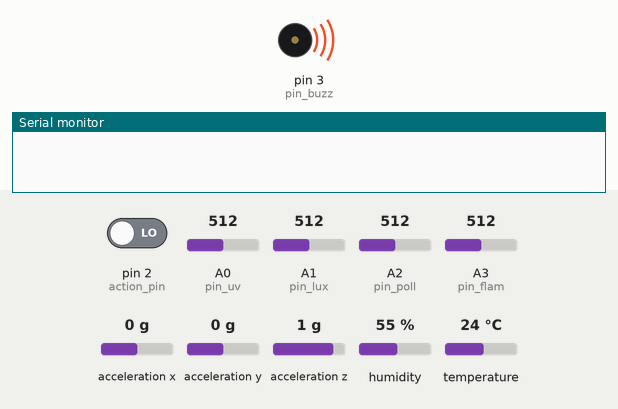
Bench run of a sketch on a simulated Arduino Uno, built with avr-gcc and run on an emulated ATmega328P. Shown: buzzer (waves = sounding), the last lines printed to the serial monitor. The test bench sets the inputs (shaded band); at power-on: A2 (pin_poll) = 512, A3 (pin_flam) = 512, pin 2 (action_pin) LOW, A0 (pin_uv) = 512, A1 (pin_lux) = 512, acceleration x 0 g, acceleration y 0 g, acceleration z 1 g, humidity 55 %, temperature 24 °C.

Above: at 0.01 s.
At 4.3 s:
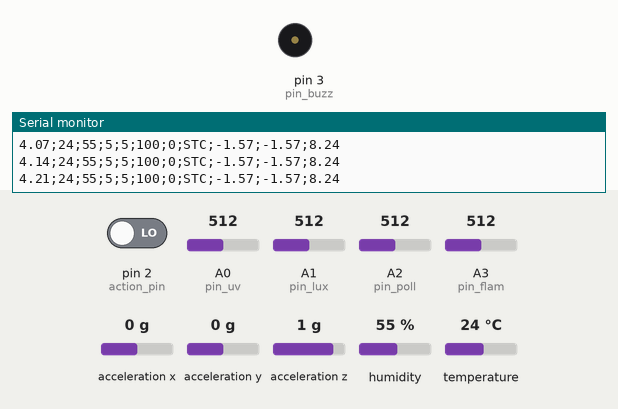
4.4 s: A2 (pin_poll) set to 478
7.4 s: A2 (pin_poll) set to 441
8.9 s: A3 (pin_flam) set to 848
11.9 s: A3 (pin_flam) set to 873
Timing chart, 0 to 14.9 s (numbered marks = the images above; inputs shaded):
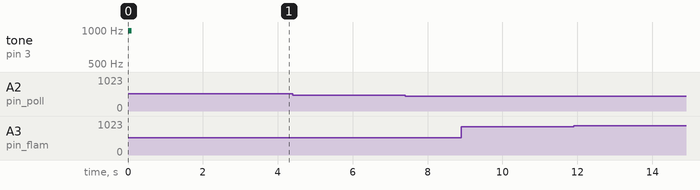

The sketch:

remoteSensorBoard.ino
```cpp
//	2022 Daniel Strebkov
//
//	https://gitlab.com/maddsua/

//	Wireless version with HC-12 UART module

//	Line template:
//	TIME;TEMP;HUM;UV;LUX;AIRQ;FLAM;GX;GY;GZ

#include <Wire.h>
#include <dht11.h>
#include <Adafruit_Sensor.h>
#include <Adafruit_ADXL345_U.h>
#include <SoftwareSerial.h>


#define DHT11_PIN	(4)
#define action_pin	(2)
#define pin_buzz	(3)
#define pin_uv		(A0)
#define pin_lux		(A1)
#define pin_poll	(A2)
#define pin_flam	(A3)

//	calibration constants
const float g_offset = -1.57;
const short airqui_offset = -360;
const short airqui_divider = 1;

const short lpg_offset = -850;
const short lpg_divider = 1;

const short light_offset = 1024;
const short light_divider = 100;

const short uvsense_offset = 0;
const short uvsense_divider = 100;

const short motionsence_timeout = 5;


	//	class inits
	SoftwareSerial Wireless(10, 9);
	dht11 DHT;
	Adafruit_ADXL345_Unified accel = Adafruit_ADXL345_Unified(12345);

//	global vars
short motionsence_delay;
bool motionsence_a, motionsence_b;
bool mov_stable = true;
bool table_mode = true;


void setup() {

	//	uart
	Serial.begin(9600);
	Wireless.begin(9600);

	//pin modes
	pinMode(pin_buzz, OUTPUT);

	//	start ADXL345
	accel.begin();
	accel.setRange(ADXL345_RANGE_16_G);

	//beep soung notification
	tone(pin_buzz, 980);
	delay(100);
	noTone(pin_buzz);
	digitalWrite(pin_buzz, LOW);

}

void loop() {

	//unsigned int device_uptime = millis()/1000;
	float dev_ut_dms = millis()/1000.0;

	//analog sensors read
	short uvlevel = (analogRead(pin_uv) + uvsense_offset)/uvsense_divider;
	short brightness = (light_offset - analogRead(pin_lux))/light_divider;

	short airqui = (analogRead(pin_poll) + airqui_offset)/airqui_divider;
	short flamable = (analogRead(pin_flam) + lpg_offset)/lpg_divider;

	//vibration
	if(!mov_stable){

		motionsence_delay--;
		if(motionsence_delay <= 0){
			mov_stable = true;
		}
	}
	else{
		motionsence_a = digitalRead(action_pin);
	}


	//dht11
	DHT.read(DHT11_PIN);
	short air_hum = (DHT.humidity);
	short air_temp = (DHT.temperature);

	//accelerometer
	sensors_event_t event;
	accel.getEvent(&event);
	float accelx = (event.acceleration.x);
	float accely = (event.acceleration.y);
	float accelz = (event.acceleration.z);


	//check and fix "out of range"
	if(flamable < 0){
		flamable = 0;
	}
	else if(flamable > 100){
		flamable = 100;
	}

	if(airqui < 0){
		airqui = 0;
	}
	else if(airqui > 100){
		airqui = 100;
	}

	//output
	String output = String(dev_ut_dms) + ";" + String(air_temp) + ";" + String(air_hum) + ";" + String(uvlevel) + ";";

		if(brightness > 9){
			output += String(brightness) + "+;";
		}
		else{
			output += String(brightness) + ";";
		}

		output += String(airqui) + ";" + String(flamable) + ";";

		if(motionsence_a == motionsence_b){
			output += "STC;";
		}
		else{
			output += "MOV;";
		}

		output += String(accelx+g_offset) + ";" + String(accely+g_offset) + ";" + String(accelz+g_offset) + "\n";

		Serial.print(output);
		Wireless.print(output);

	//	vibration stage 2
	if(mov_stable){
		motionsence_b = digitalRead(action_pin);

		if(motionsence_a != motionsence_b){
			mov_stable = false;
			motionsence_delay = motionsence_timeout;
		}
	}


//end of function
}
//end of source file
```
